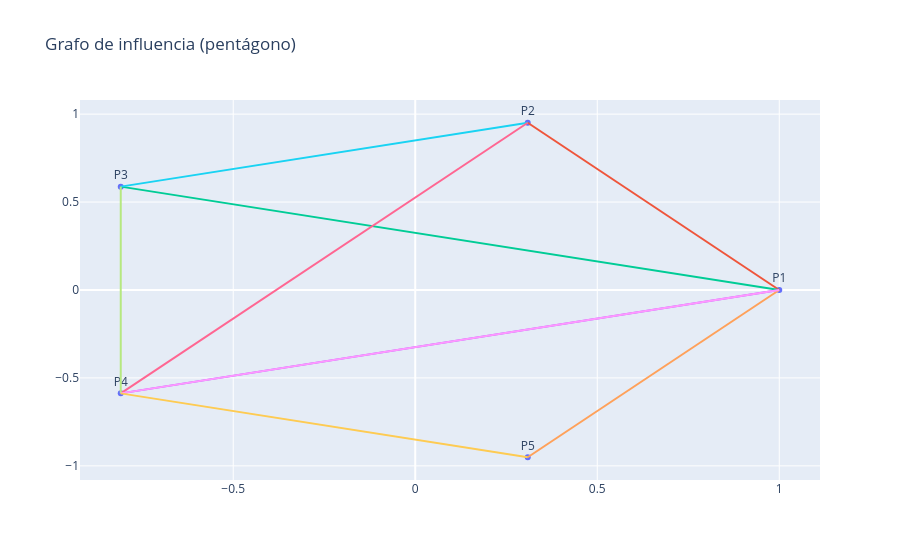

This figure's notebook cell:
### Markdown cell above
## **Objetivo**

### **15.9**

Determinar cuál afirmación es verdadera sobre las influencias (directas o indirectas).

### **15.10**

Construir la **matriz de adyacencia** del grafo.

---

### Code cell
import plotly.graph_objects as go
import numpy as np

labels = ['P1','P2','P3','P4','P5']
n = len(labels)

A = np.array([
    [0,1,1,1,1],
    [0,0,1,1,0],
    [0,0,0,1,0],
    [1,0,0,0,1],
    [0,0,0,0,0]
])

theta = np.linspace(0, 2*np.pi, n, endpoint=False)
x = np.cos(theta)
y = np.sin(theta)

fig = go.Figure()

# Nodos
fig.add_trace(go.Scatter(
    x=x, y=y,
    mode='markers+text',
    text=labels,
    textposition="top center"
))

# Aristas
for i in range(n):
    for j in range(n):
        if A[i,j] == 1:
            fig.add_trace(go.Scatter(
                x=[x[i], x[j]],
                y=[y[i], y[j]],
                mode='lines'
            ))

fig.update_layout(
    title="Grafo de influencia (pentágono)",
    showlegend=False
)

fig.show()
fig.write_image(r"C:\Users\marco\Downloads\grafo_de_influencia.png")

### Figure 1 — Plotly figure (JSON) as saved in the notebook; plotly's stock layout.template omitted (floating-point values rounded to 4 significant figures)
{"data": [{"mode": "markers+text", "text": ["P1", "P2", "P3", "P4", "P5"], "textposition": "top center", "type": "scatter", "x": [1.0, 0.309, -0.809, -0.809, 0.309], "y": [0.0, 0.9511, 0.5878, -0.5878, -0.9511]}, {"mode": "lines", "type": "scatter", "x": [1, 0.309], "y": [0, 0.9511]}, {"mode": "lines", "type": "scatter", "x": [1, -0.809], "y": [0, 0.5878]}, {"mode": "lines", "type": "scatter", "x": [1, -0.809], "y": [0, -0.5878]}, {"mode": "lines", "type": "scatter", "x": [1, 0.309], "y": [0, -0.9511]}, {"mode": "lines", "type": "scatter", "x": [0.309, -0.809], "y": [0.9511, 0.5878]}, {"mode": "lines", "type": "scatter", "x": [0.309, -0.809], "y": [0.9511, -0.5878]}, {"mode": "lines", "type": "scatter", "x": [-0.809, -0.809], "y": [0.5878, -0.5878]}, {"mode": "lines", "type": "scatter", "x": [-0.809, 1], "y": [-0.5878, 0]}, {"mode": "lines", "type": "scatter", "x": [-0.809, 0.309], "y": [-0.5878, -0.9511]}], "layout": {"showlegend": false, "title": {"text": "Grafo de influencia (pentágono)"}}}
